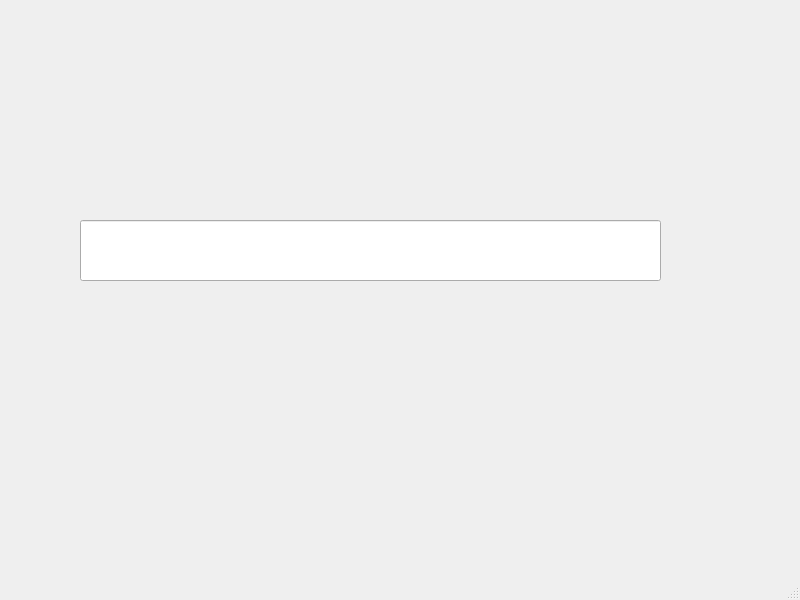
<?xml version="1.0" encoding="UTF-8"?>
<ui version="4.0">
 <class>MainWindow</class>
 <widget class="QMainWindow" name="MainWindow">
  <property name="geometry">
   <rect>
    <x>0</x>
    <y>0</y>
    <width>800</width>
    <height>600</height>
   </rect>
  </property>
  <property name="windowTitle">
   <string>MainWindow</string>
  </property>
  <widget class="QWidget" name="centralwidget">
   <widget class="QLineEdit" name="lineEditTest">
    <property name="geometry">
     <rect>
      <x>80</x>
      <y>220</y>
      <width>581</width>
      <height>61</height>
     </rect>
    </property>
   </widget>
  </widget>
  <widget class="QMenuBar" name="menubar">
   <property name="geometry">
    <rect>
     <x>0</x>
     <y>0</y>
     <width>800</width>
     <height>37</height>
    </rect>
   </property>
  </widget>
  <widget class="QStatusBar" name="statusbar"/>
 </widget>
 <resources/>
 <connections/>
</ui>
